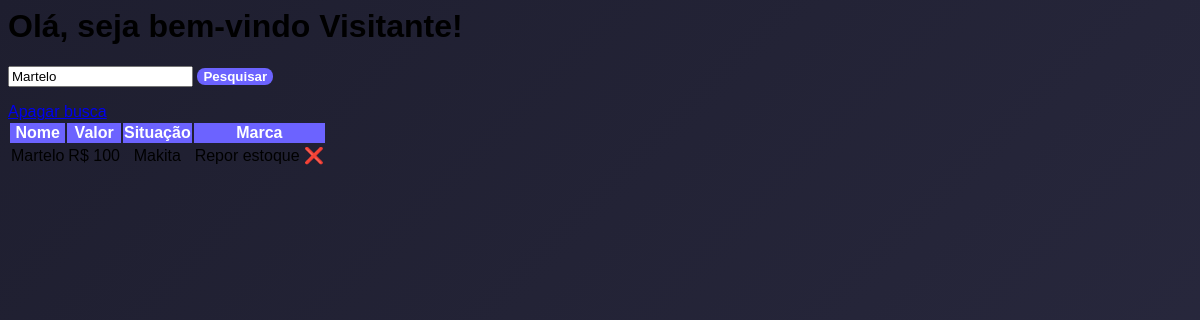
/Armazem/home.php?busca=Martelo, run on the app's committed database.
### tables this page shows
CREATE TABLE `produto` (
  `id` int(11) NOT NULL,
  `nome` varchar(32) NOT NULL,
  `valor` float NOT NULL,
  `quantidade` int(11) NOT NULL,
  `marca` varchar(32) NOT NULL
);

### Armazem/home.php (the view, shortened to what this page needs)
<?php
include('conexao.php');
$nomeUsuario = isset($_SESSION['usuario']) ? $_SESSION['usuario'] : "Visitante";
?>
<h1 class="text-center mb-4 fw-bold text-white">
    Olá, seja bem-vindo <?= $nomeUsuario ?>!
</h1>
<div class="container mt-4">
    <form class="input-group mb-4 shadow-sm" action="" method="get">
        <input name="busca" type="text" required class="form-control"
            placeholder="Digite o nome do produto"
            value="<?= isset($_GET['busca']) ? $_GET['busca'] : '' ?>">
        <button class="btn btn-custom" type="submit">Pesquisar</button>
    </form>
    <?php if (isset($_GET['busca'])): ?>
        <div class="mb-3 text-end">
            <a href="?pagina=home" class="btn btn-outline-light btn-sm">Apagar busca</a>
        </div>
    <?php endif; ?>
    <div class="table-responsive shadow-sm rounded">
        <table class="table table-dark table-hover table-bordered align-middle text-center">
            <thead class="table-custom">
                <tr>
                    <th>Nome</th>
                    <th>Valor</th>
                    <th>Situação</th>
                    <th>Marca</th>
                </tr>
            </thead>
            <tbody>
                <?php
                if (isset($_GET['busca'])) {
                    $busca = $_GET['busca'];
                    $select = "SELECT * FROM produto WHERE nome LIKE '%$busca%' ORDER BY nome ASC";
                    $result = $conn->query($select);
                    if ($result->num_rows > 0) {
                        while ($produto = $result->fetch_object()) {
                            echo "<tr>
                                    <td class='fw-semibold'>$produto->nome</td>
                                    <td>R$ $produto->valor</td>
                                    <td>$produto->marca</td>";
                            if ($produto->quantidade >= 20) {
                                echo "<td><span class='badge bg-success px-3 py-2'>Tem Estoque ✅</span></td>";
                            } else {
                                echo "<td><span class='badge bg-danger px-3 py-2'>Repor estoque ❌</span></td>";
                            }
                            echo "</tr>";
                        }
                    }
                }
                ?>
            </tbody>
        </table>
    </div>
</div>

### Armazem/home.php (style rules this page uses)
.btn-custom { background-color: #6c63ff; border: none; border-radius: 8px; font-weight: 600; color: #fff; transition: 0.3s; }
.table-custom { background-color: #6c63ff; color: #fff; font-weight: 600; }
.table td, .table th { text-align: center; vertical-align: middle; }

### data on the page
produto: nome "Martelo", valor "100", marca "Makita", quantidade "Repor estoque ❌"

### other printed values
$nomeUsuario "Visitante"
